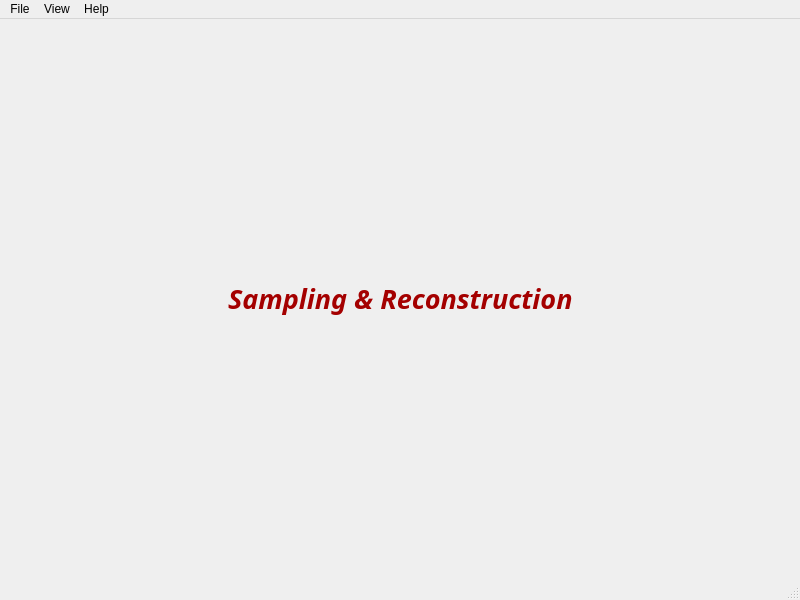
<?xml version="1.0" encoding="UTF-8"?>
<ui version="4.0">
 <class>MainWindow</class>
 <widget class="QMainWindow" name="MainWindow">
  <property name="geometry">
   <rect>
    <x>0</x>
    <y>0</y>
    <width>800</width>
    <height>600</height>
   </rect>
  </property>
  <property name="windowTitle">
   <string>MainWindow</string>
  </property>
  <widget class="QWidget" name="centralwidget">
   <layout class="QVBoxLayout" name="verticalLayout">
    <item>
     <layout class="QHBoxLayout" name="horizontalLayout">
      <item>
       <spacer name="horizontalSpacer">
        <property name="orientation">
         <enum>Qt::Horizontal</enum>
        </property>
        <property name="sizeHint" stdset="0">
         <size>
          <width>40</width>
          <height>20</height>
         </size>
        </property>
       </spacer>
      </item>
      <item>
       <widget class="QLabel" name="ProjectName">
        <property name="font">
         <font>
          <family>Ubuntu Mono</family>
          <pointsize>20</pointsize>
          <weight>75</weight>
          <italic>true</italic>
          <bold>true</bold>
         </font>
        </property>
        <property name="styleSheet">
         <string notr="true">color: rgb(164, 0, 0);</string>
        </property>
        <property name="text">
         <string>Sampling &amp; Reconstruction</string>
        </property>
       </widget>
      </item>
      <item>
       <spacer name="horizontalSpacer_2">
        <property name="orientation">
         <enum>Qt::Horizontal</enum>
        </property>
        <property name="sizeHint" stdset="0">
         <size>
          <width>40</width>
          <height>20</height>
         </size>
        </property>
       </spacer>
      </item>
     </layout>
    </item>
   </layout>
  </widget>
  <widget class="QMenuBar" name="menubar">
   <property name="geometry">
    <rect>
     <x>0</x>
     <y>0</y>
     <width>800</width>
     <height>22</height>
    </rect>
   </property>
   <widget class="QMenu" name="menuFile">
    <property name="title">
     <string>File</string>
    </property>
    <addaction name="actionopen"/>
    <addaction name="separator"/>
    <addaction name="actionExit"/>
   </widget>
   <widget class="QMenu" name="menuView">
    <property name="title">
     <string>View</string>
    </property>
    <addaction name="actionFont"/>
   </widget>
   <widget class="QMenu" name="menuHelp">
    <property name="title">
     <string>Help</string>
    </property>
    <addaction name="actionTeam"/>
    <addaction name="separator"/>
    <addaction name="actionAbout_SBME_Viewer"/>
   </widget>
   <addaction name="menuFile"/>
   <addaction name="menuView"/>
   <addaction name="menuHelp"/>
  </widget>
  <widget class="QStatusBar" name="statusbar"/>
  <action name="actionopen">
   <property name="text">
    <string>Load Signal</string>
   </property>
  </action>
  <action name="actionExit">
   <property name="text">
    <string>Exit</string>
   </property>
  </action>
  <action name="actionTeam">
   <property name="text">
    <string>Team</string>
   </property>
  </action>
  <action name="actionAbout_SBME_Viewer">
   <property name="text">
    <string>About SBME Viewer</string>
   </property>
  </action>
  <action name="actionFont">
   <property name="text">
    <string>Font</string>
   </property>
  </action>
 </widget>
 <resources/>
 <connections/>
</ui>
